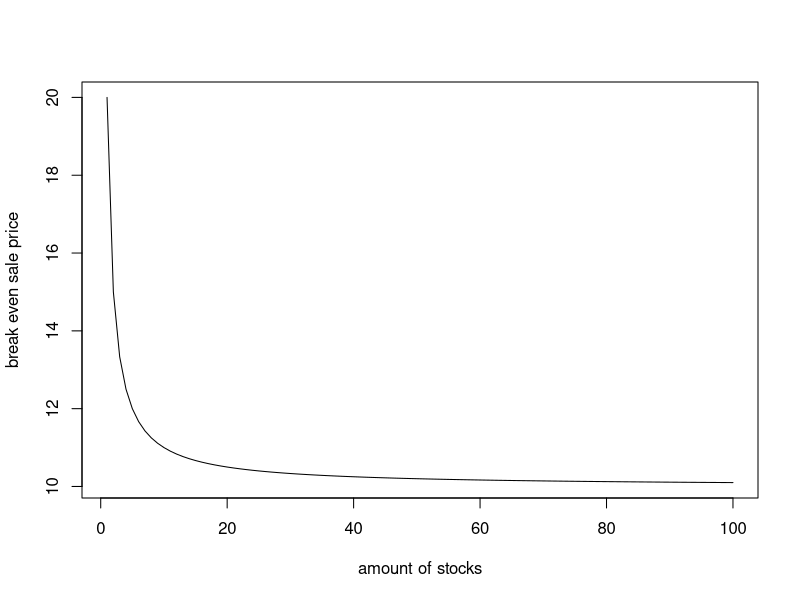

This figure's R source:
## ---- chunk 1
func <- function(x) ((10*x+10)/x)
curve(func(x), 1, 100, n=100, xlab="amount of stocks" , ylab="break even sale price")
